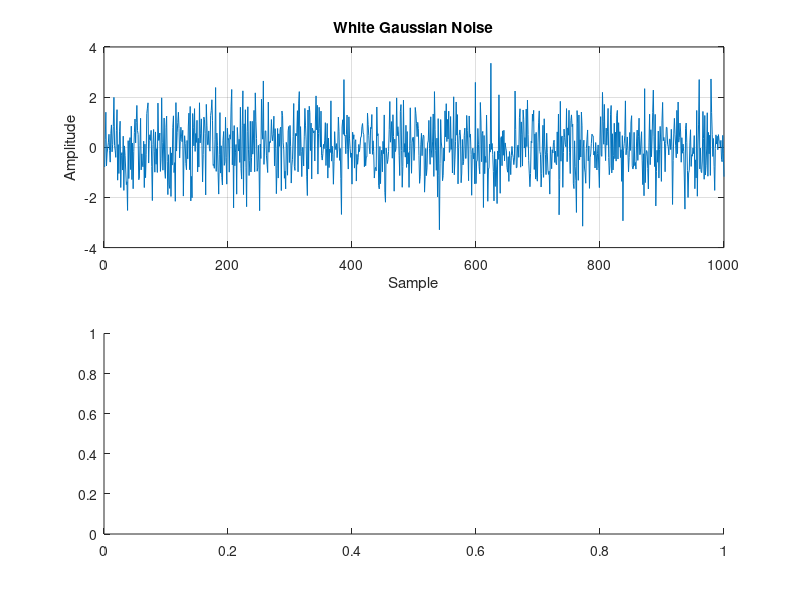

The MATLAB source for this figure: (Note: this script raises an error after producing the figure.)
clc;
clear;
close all;

% Generate White Gaussian Noise
N = 1000;
noise = randn(1,N);

% Statistical properties
m = mean(noise);
v = var(noise,1);
s = std(noise,1);

disp(['Mean = ',num2str(m)])
disp(['Variance = ',num2str(v)])
disp(['Standard Deviation = ',num2str(s)])

figure;

subplot(2,1,1)
plot(noise)
title('White Gaussian Noise')
xlabel('Sample')
ylabel('Amplitude')
grid on

subplot(2,1,2)
histogram(noise,30)
title('Histogram of Noise')
xlabel('Amplitude')
ylabel('Count')
grid on
